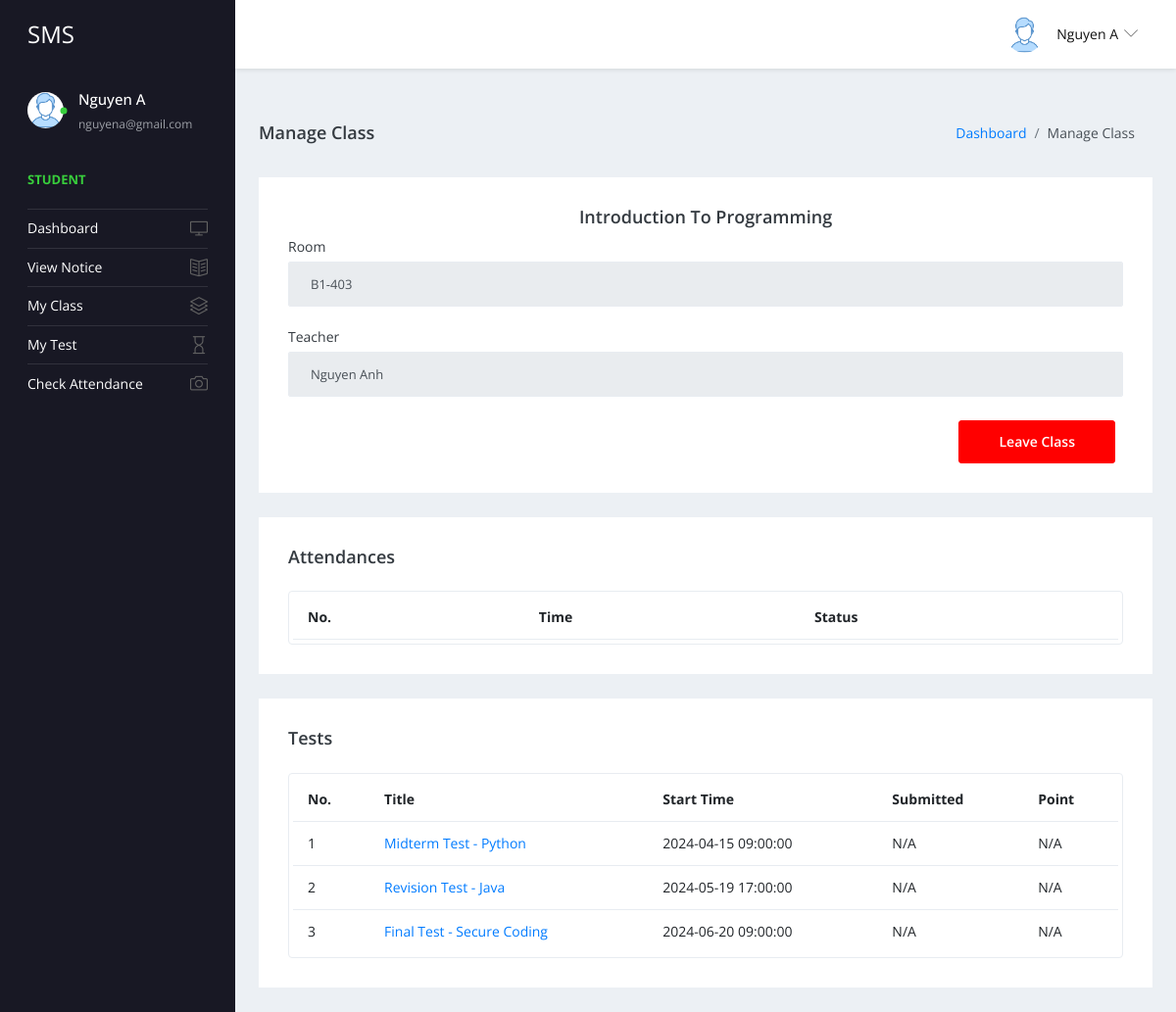
/student/class-detail.php?editid=40001 (signed in), run on the app's committed database.
### tables this page shows
CREATE TABLE `tblstudent` (
  `ID` int(11) NOT NULL,
  `StudentName` varchar(50) DEFAULT NULL,
  `Email` varchar(50) DEFAULT NULL,
  `Gender` varchar(7) DEFAULT NULL,
  `ContactNumber` bigint(15) DEFAULT NULL,
  `UserName` varchar(50) DEFAULT NULL,
  `Password` varchar(200) DEFAULT NULL,
  `CreationTime` timestamp NULL DEFAULT current_timestamp(),
  `role_id` int(11) NOT NULL DEFAULT 3,
  `StuID` varchar(10) DEFAULT NULL,
  `is2FA` boolean NOT NULL DEFAULT false
);

CREATE TABLE `tblclass` (
  `ID` int(11) NOT NULL,
  `ClassName` varchar(100) DEFAULT NULL,
  `CreationTime` timestamp NULL DEFAULT current_timestamp(),
  `Room` varchar(20) DEFAULT NULL,
  `JoinCode` varchar(10) DEFAULT NULL,
  `teacher_id` int(11) DEFAULT NULL
);

CREATE TABLE `tblteacher` (
  `ID` int(11) NOT NULL,
  `TeacherName` varchar(50) DEFAULT NULL,
  `Email` varchar(50) DEFAULT NULL,
  `Gender` varchar(7) DEFAULT NULL,
  `UserName` varchar(50) DEFAULT NULL,
  `Password` varchar(200) DEFAULT NULL,
  `ContactNumber` bigint(15) DEFAULT NULL,
  `CreationTime` timestamp NULL DEFAULT current_timestamp(),
  `role_id` int(11) NOT NULL DEFAULT 2,
  `TeaID` varchar(10) DEFAULT NULL,
  `is2FA` boolean DEFAULT false
);

CREATE TABLE `tbltest` (
  `ID` int(11) NOT NULL,
  `class_id` int(11) NOT NULL,
  `TestName` varchar(100) NOT NULL,
  `CreationTime` timestamp NULL DEFAULT current_timestamp(),
  `StartTime` timestamp NOT NULL,
  `EndTime` timestamp NULL DEFAULT NULL
);

### student/class-detail.php (the view, shortened to what this page needs)
<?php
include('../includes/dbconnection.php');
?>
<!DOCTYPE html>
<html lang="en">
<head>
  <link rel="stylesheet" href="vendors/simple-line-icons/css/simple-line-icons.css">
  <link rel="stylesheet" href="vendors/flag-icon-css/css/flag-icon.min.css">
  <link rel="stylesheet" href="vendors/css/vendor.bundle.base.css">
  <link rel="stylesheet" href="vendors/select2/select2.min.css">
  <link rel="stylesheet" href="vendors/select2-bootstrap-theme/select2-bootstrap.min.css">
  <link rel="stylesheet" href="css/style.css" />
</head>
<body>
  <div class="container-scroller">
    <?php include_once('includes/header.php'); ?>
    <div class="container-fluid page-body-wrapper">
      <?php include_once('includes/sidebar.php'); ?>
      <div class="main-panel">
        <div class="content-wrapper">
          <div class="page-header">
            <h3 class="page-title"> Manage Class </h3>
            <nav aria-label="breadcrumb">
              <ol class="breadcrumb">
                <li class="breadcrumb-item"><a href="dashboard.php">Dashboard</a></li>
                <li class="breadcrumb-item active" aria-current="page"> Manage Class</li>
              </ol>
            </nav>
          </div>
          <div class="row">
            <div class="col-12 grid-margin stretch-card">
              <div class="card">
                <div class="card-body">
                  <?php
                  $eid = $_GET['editid'];
                  $sql = "SELECT * FROM tblclass, tblteacher WHERE tblclass.ID=:eid AND teacher_id=tblteacher.ID";
                  $query = $dbh->prepare($sql);
                  $query->bindParam(':eid', $eid, PDO::PARAM_STR);
                  $query->execute();
                  $results = $query->fetchAll(PDO::FETCH_OBJ);
                  if ($query->rowCount() > 0) {
                    foreach ($results as $row) {
                  ?>
                      <h4 class="card-title" style="text-align: center;"> <?php echo htmlentities($row->ClassName); ?> </h4>
                      <form class="forms-sample" method="post">
                        <div class="form-group">
                          <label for="exampleInputName1">Room</label>
                          <input type="text" name="room" value="<?php echo htmlentities($row->Room); ?>" class="form-control" required='true' readonly>
                        </div>
                        <div class="form-group">
                          <label for="exampleInputName1">Teacher</label>
                          <input type="text" name="teacher" value="<?php echo htmlentities($row->TeacherName); ?>" class="form-control" required='true' readonly>
                        </div>
                        <div class="text-right">
                          <button type="submit" class="btn btn-primary mr-2" name="leave" style="background-color: red; border-color: red;">Leave Class</button>
                        </div>
                        <?php $cnt = $cnt + 1;
                    }
                  } ?>
                      </form>
                </div>
              </div>
            </div>
          </div>
          <div class="row">
            <div class="col-md-12 grid-margin stretch-card">
              <div class="card">
                <div class="card-body">
                  <div class="d-sm-flex align-items-center mb-4">
                    <h4 class="card-title mb-sm-0">Attendances</h4>
                  </div>
                  <div class="table-responsive border rounded p-1">
                    <table class="table">
                      <thead>
                        <tr>
                          <th class="font-weight-bold">No.</th>
                          <th class="font-weight-bold">Time</th>
                          <th class="font-weight-bold">Status</th>
                        </tr>
                      </thead>
                    </table>
                  </div>
                </div>
              </div>
            </div>
          </div>
          <div class="row">
            <div class="col-md-12 grid-margin stretch-card">
              <div class="card">
                <div class="card-body">
                  <div class="d-sm-flex align-items-center mb-4">
                    <h4 class="card-title mb-sm-0">Tests</h4>
                  </div>
                  <div class="table-responsive border rounded p-1">
                    <table class="table">
                      <thead>
                        <tr>
                          <th class="font-weight-bold">No.</th>
                          <th class="font-weight-bold">Title</th>
                          <th class="font-weight-bold">Start Time</th>
                          <th class="font-weight-bold">Submitted</th>
                          <th class="font-weight-bold">Point</th>
                        </tr>
                      </thead>
                      <tbody>
                        <?php
                        $eid = $_GET['editid'];
                        $uid = $_SESSION['sturecmsuid'];
                        $sql = "SELECT t.*, st.SubmitTime, st.TotalPoint from tbltest t LEFT JOIN (SELECT * FROM tblstudent_test WHERE student_id=:uid) st ON test_id=ID WHERE class_id=:eid ORDER BY StartTime ASC;";
                        $query = $dbh->prepare($sql);
                        $query->bindParam(':eid', $eid, PDO::PARAM_STR);
                        $query->bindParam(':uid', $uid, PDO::PARAM_STR);
                        $query->execute();
                        $results = $query->fetchAll(PDO::FETCH_OBJ);
                        $cnt = 1;
                        if ($query->rowCount() > 0) {
                          foreach ($results as $row) {
                        ?>
                            <tr>
                              <td><?php echo htmlentities($cnt); ?></td>
                              <td><a href="test-detail.php?editid=<?php echo htmlentities($row->ID); ?>"><?php echo htmlentities($row->TestName); ?></a></td>
                              <td><?php echo htmlentities($row->StartTime); ?></td>
                              <td><?php if ($row->SubmitTime != Null) {
                                    echo htmlentities($row->SubmitTime);
                                  } else {
                                    echo "N/A";
                                  } ?></td>
                              <td><?php if ($row->TotalPoint != Null) {
                                    echo htmlentities($row->TotalPoint);
                                  } else {
                                    echo "N/A";
                                  } ?></td>
                            </tr>
                        <?php $cnt = $cnt + 1;
                          }
                        } ?>
                      </tbody>
                    </table>
                  </div>
                </div>
              </div>
            </div>
          </div>
        </div>
      </div>
    </div>
  </div>
</body>
</html>

### student/includes/header.php (shortened to what this page needs)
 <nav class="navbar default-layout-navbar col-lg-12 col-12 p-0 fixed-top d-flex flex-row">
        <div class="navbar-brand-wrapper d-flex align-items-center">
          <a class="navbar-brand brand-logo" href="dashboard.php">
            <strong style="color: white;">SMS</strong>
          </a>
        </div>
        <?php
         $uid= $_SESSION['sturecmsuid'];
$sql="SELECT * from tblstudent where ID=:uid";
$query = $dbh -> prepare($sql);
$query->bindParam(':uid',$uid,PDO::PARAM_STR);
$query->execute();
$results=$query->fetchAll(PDO::FETCH_OBJ);
$cnt=1;
if($query->rowCount() > 0)
{
foreach($results as $row)
{               ?>
        <div class="navbar-menu-wrapper d-flex align-items-center flex-grow-1">
          <ul class="navbar-nav navbar-nav-right ml-auto">
            <li class="nav-item dropdown d-none d-xl-inline-flex user-dropdown">
              <a class="nav-link dropdown-toggle" id="UserDropdown" href="#" data-toggle="dropdown" aria-expanded="false">
                <img class="img-xs rounded-circle ml-2" src="images/faces/face8.jpg" alt="Profile image"> <span class="font-weight-normal"> <?php  echo htmlentities($row->StudentName);?> </span></a>
                  <p class="font-weight-light text-muted mb-0"><?php  echo htmlentities($row->Email);?></p><?php $cnt=$cnt+1;}} ?>
            </li>
          </ul>
        </div>
      </nav>

### student/includes/sidebar.php
<nav class="sidebar sidebar-offcanvas" id="sidebar">
          <ul class="nav">
            <li class="nav-item nav-profile">
              <a href="#" class="nav-link">
                <div class="profile-image">
                  <img class="img-xs rounded-circle" src="images/faces/face8.jpg" alt="profile image">
                  <div class="dot-indicator bg-success"></div>
                </div>
                <div class="text-wrapper">
                  <?php
         $uid= $_SESSION['sturecmsuid'];
$sql="SELECT * from tblstudent where ID=:uid";
$query = $dbh -> prepare($sql);
$query->bindParam(':uid',$uid,PDO::PARAM_STR);
$query->execute();
$results=$query->fetchAll(PDO::FETCH_OBJ);
$cnt=1;
if($query->rowCount() > 0)
{
foreach($results as $row)
{               ?>
                  <p class="profile-name"><?php  echo htmlentities($row->StudentName);?></p>
                  <p class="designation"><?php  echo htmlentities($row->Email);?></p><?php $cnt=$cnt+1;}} ?>
                </div>
              </a>
            </li>
            <li class="nav-item nav-category">
              <span class="nav-link">Student</span>
            </li>
            <li class="nav-item">
              <a class="nav-link" href="dashboard.php">
                <span class="menu-title">Dashboard</span>
                <i class="icon-screen-desktop menu-icon"></i>
              </a>
            </li>
            <li class="nav-item">
              <a class="nav-link" href="view-notice.php">
                <span class="menu-title">View Notice</span>
                <i class="icon-book-open menu-icon"></i>
              </a>
            </li>
            <li class="nav-item">
              <a class="nav-link" href="manage-class.php">
                <span class="menu-title">My Class</span>
                <i class="icon-layers menu-icon"></i>
              </a>
            </li>
            <li class="nav-item">
              <a class="nav-link" href="manage-test.php">
                <span class="menu-title">My Test</span>
                <i class="icon-hourglass menu-icon"></i>
              </a>
            </li>
            <li class="nav-item">
              <a class="nav-link" href="check-attendance.php">
                <span class="menu-title">Check Attendance</span>
                <i class="icon-camera menu-icon"></i>
              </a>
            </li>
          </ul>
        </nav>

### data on the page
tblstudent: StudentName "Nguyen A", Email "nguyena@gmail.com"
tblclass: ClassName "Introduction To Programming", room "B1-403", teacher "Nguyen Anh"
tbltest: TestName "Midterm Test - Python", StartTime "2024-04-15 09:00:00"
tbltest: TestName "Revision Test - Java", StartTime "2024-05-19 17:00:00"
tbltest: TestName "Final Test - Secure Coding", StartTime "2024-06-20 09:00:00"
